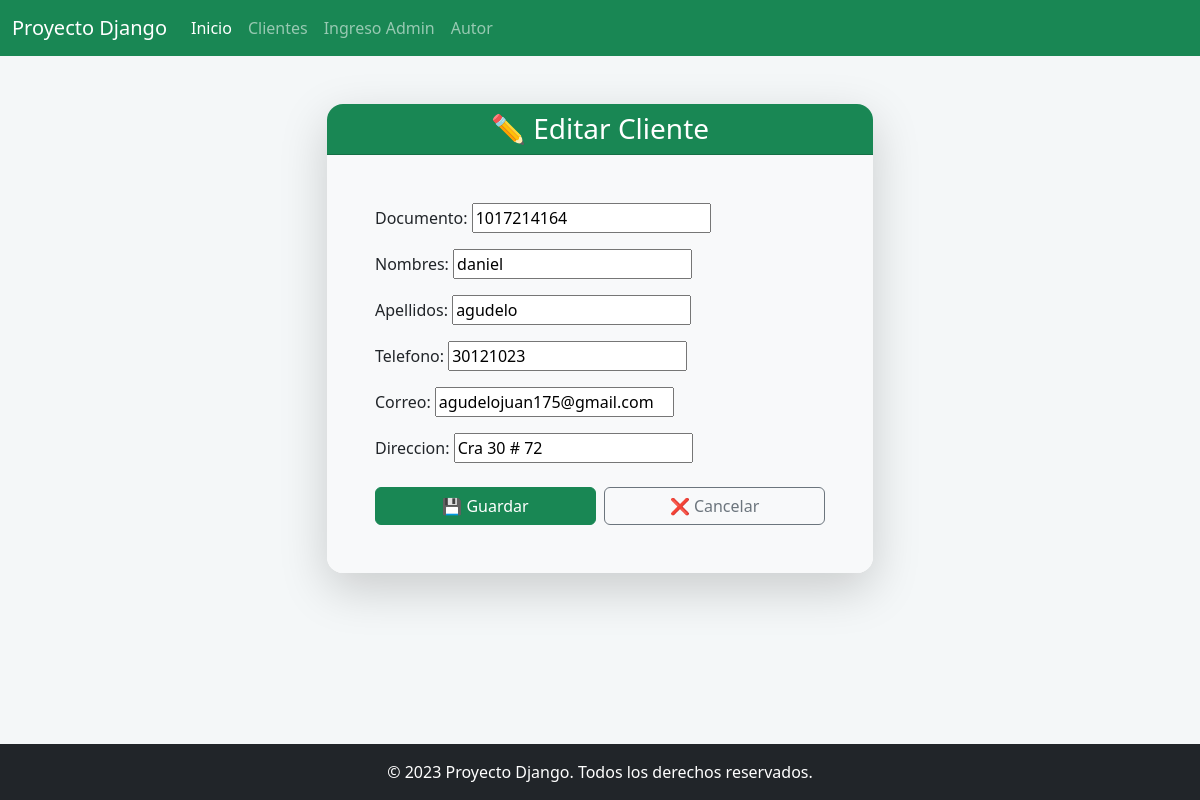
Screenshot of /editar/1/ with the database file from the repository.
### gestion/models.py (models this page shows, shortened)
class Cliente(models.Model):
    documento = models.CharField(max_length=20, unique=True)
    nombres = models.CharField(max_length=100)
    apellidos = models.CharField(max_length=100)
    telefono = models.CharField(max_length=15)
    correo = models.EmailField(unique=True)
    direccion = models.CharField(max_length = 200, null=True)

### gestion/views.py (the view)
# urls.py: path('editar/<int:id>/', views.editar_cliente, name='editar_cliente'),
def editar_cliente(request, id):
    cliente = get_object_or_404(Cliente, id=id)
    if request.method == 'POST':
        form = ClienteForm(request.POST, instance=cliente)
        if form.is_valid():
            form.save()
            return redirect('clientes')
    else:
        form = ClienteForm(instance=cliente)
    return render(request, 'editar_cliente.html', {'form': form})

### gestion/forms.py
class ClienteForm(forms.ModelForm):
    class Meta:
        model = Cliente
        fields = ['documento', 'nombres', 'apellidos', 'telefono', 'correo', 'direccion']

### gestion/templates/editar_cliente.html (shortened to what this page needs)
{% include 'menu.html' %}
{% load static %}
<head>
</head>
<div class="container mt-5">
    <div class="row justify-content-center">
        <div class="col-md-8 col-lg-6">
            <div class="card shadow-lg border-0 rounded-4">
                <div class="card-header bg-success text-white text-center rounded-top-4">
                    <h3 class="mb-0">✏️ Editar Cliente</h3>
                </div>
                <div class="card-body bg-light p-5 rounded-bottom-4">
                    <form method="post" novalidate>
                        {{ form.as_p }}
                        <div class="d-flex justify-content-between mt-4">
                            <button type="submit" class="btn btn-success w-50 me-2">
                                💾 Guardar
                            </button>
                            <a href="{% url 'clientes' %}" class="btn btn-outline-secondary w-50">
                                ❌ Cancelar
                            </a>
                        </div>
                    </form>
                </div>
            </div>
        </div>
    </div>
</div>
{% include 'pie.html' %}

### gestion/templates/menu.html (style rules this page uses)
html, body { height: 100%; display: flex; flex-direction: column; }

### gestion/templates/editar_cliente.html (style rules this page uses)
body { background: #f4f7f8; }
.card { transition: transform 0.3s ease; }

### rows the page displays
Cliente: documento "1017214164", nombres "daniel", apellidos "agudelo", telefono "30121023", correo "agudelojuan175@gmail.com", direccion "Cra 30 # 72"
